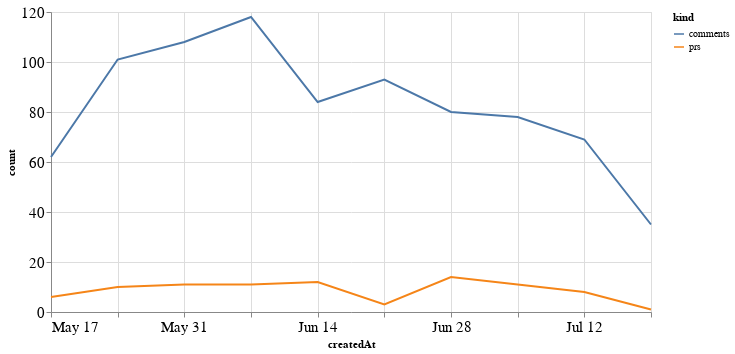

Here is the notebook cell this chart was saved with:
### Code cell
alt.Chart(total_time, width=600).mark_line().encode(
    x='createdAt',
    y='count',
    color='kind'
)

### Figure 1 — Vega-Lite specification as saved in the notebook (floating-point values rounded to 4 significant figures)
{"config": {"axisLeft": {"labelFontSize": 15}, "axisBottom": {"labelFontSize": 15}}, "data": {"name": "data-799cdaae4470e1156536395574cee1fa"}, "mark": "line", "encoding": {"color": {"type": "nominal", "field": "kind"}, "x": {"type": "temporal", "field": "createdAt"}, "y": {"type": "quantitative", "field": "count"}}, "width": 600, "$schema": "https://vega.github.io/schema/vega-lite/v4.8.1.json", "datasets": {"data-799cdaae4470e1156536395574cee1fa": [{"createdAt": "2020-05-17T00:00:00", "kind": "prs", "count": 6}, {"createdAt": "2020-05-24T00:00:00", "kind": "prs", "count": 10}, {"createdAt": "2020-05-31T00:00:00", "kind": "prs", "count": 11}, {"createdAt": "2020-06-07T00:00:00", "kind": "prs", "count": 11}, {"createdAt": "2020-06-14T00:00:00", "kind": "prs", "count": 12}, {"createdAt": "2020-06-21T00:00:00", "kind": "prs", "count": 3}, {"createdAt": "2020-06-28T00:00:00", "kind": "prs", "count": 14}, {"createdAt": "2020-07-05T00:00:00", "kind": "prs", "count": 11}, {"createdAt": "2020-07-12T00:00:00", "kind": "prs", "count": 8}, {"createdAt": "2020-07-19T00:00:00", "kind": "prs", "count": 1}, {"createdAt": "2020-05-17T00:00:00", "kind": "comments", "count": 62}, {"createdAt": "2020-05-24T00:00:00", "kind": "comments", "count": 101}, {"createdAt": "2020-05-31T00:00:00", "kind": "comments", "count": 108}, {"createdAt": "2020-06-07T00:00:00", "kind": "comments", "count": 118}, {"createdAt": "2020-06-14T00:00:00", "kind": "comments", "count": 84}, {"createdAt": "2020-06-21T00:00:00", "kind": "comments", "count": 93}, {"createdAt": "2020-06-28T00:00:00", "kind": "comments", "count": 80}, {"createdAt": "2020-07-05T00:00:00", "kind": "comments", "count": 78}, {"createdAt": "2020-07-12T00:00:00", "kind": "comments", "count": 69}, {"createdAt": "2020-07-19T00:00:00", "kind": "comments", "count": 35}]}}
